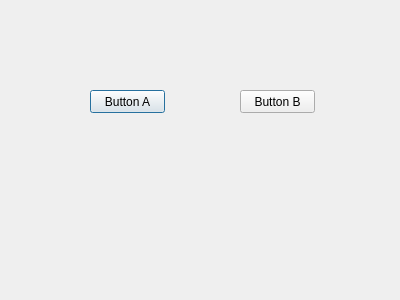
<?xml version="1.0" encoding="UTF-8"?>
<ui version="4.0">
 <class>Dialog</class>
 <widget class="QDialog" name="Dialog">
  <property name="geometry">
   <rect>
    <x>0</x>
    <y>0</y>
    <width>400</width>
    <height>300</height>
   </rect>
  </property>
  <property name="windowTitle">
   <string>Dialog</string>
  </property>
  <widget class="QPushButton" name="Button1">
   <property name="geometry">
    <rect>
     <x>90</x>
     <y>90</y>
     <width>75</width>
     <height>23</height>
    </rect>
   </property>
   <property name="text">
    <string>Button A</string>
   </property>
  </widget>
  <widget class="QPushButton" name="Button2">
   <property name="geometry">
    <rect>
     <x>240</x>
     <y>90</y>
     <width>75</width>
     <height>23</height>
    </rect>
   </property>
   <property name="text">
    <string>Button B</string>
   </property>
  </widget>
 </widget>
 <resources/>
 <connections/>
</ui>
